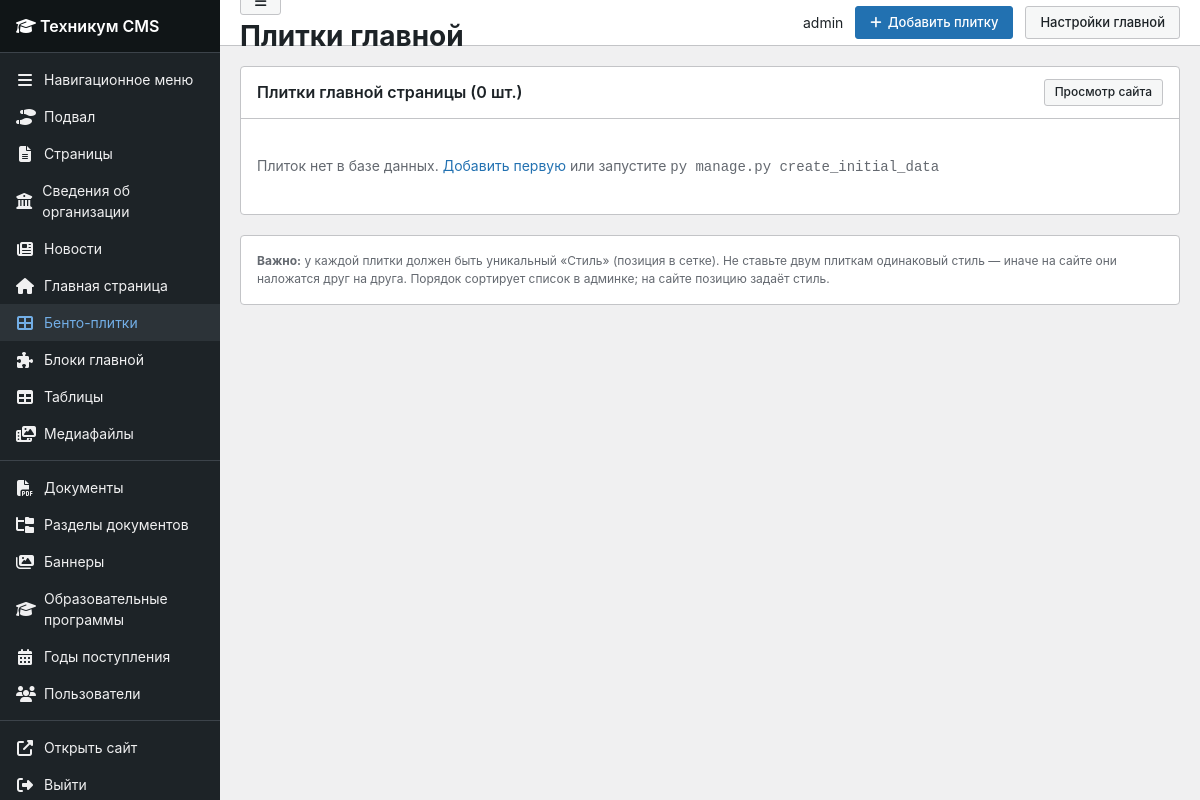
Before: /panel/quicklinks/ (signed in) with the older database file.
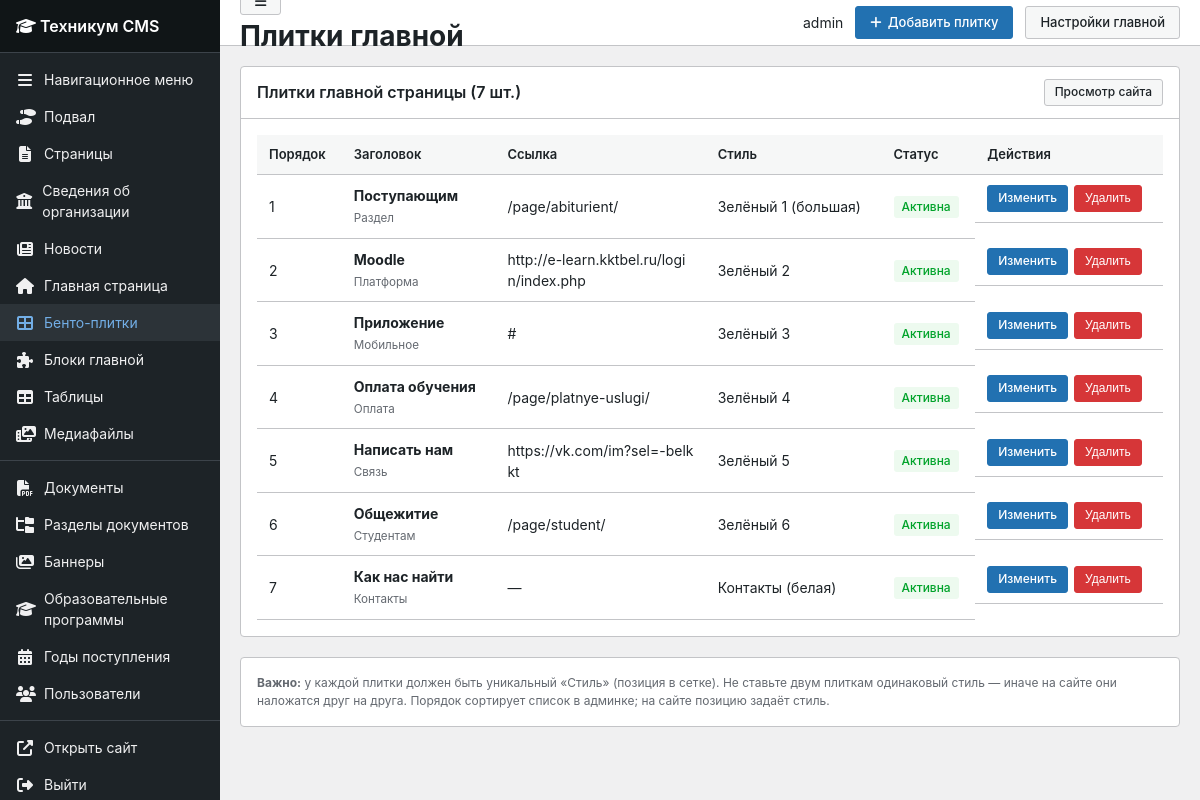
After: the same page with the newer database file.
### cms/models.py (models this page shows, shortened)
class HomeQuickLink(models.Model):
    STYLE_CHOICES = [
        ('bento-g1', 'Зелёный 1 (большая)'),
        ('bento-g2', 'Зелёный 2'),
        ('bento-g3', 'Зелёный 3'),
        ('bento-g4', 'Зелёный 4'),
        ('bento-g5', 'Зелёный 5'),
        ('bento-g6', 'Зелёный 6'),
        ('bento-g7', 'Зелёный 7'),
        ('bento-g8', 'Зелёный 8'),
        ('bento-contacts', 'Контакты (белая)'),
    ]
    label = models.CharField('Подпись', max_length=100, blank=True)
    title = models.CharField('Заголовок', max_length=200)
    description = models.TextField('Описание', blank=True)
    url = models.CharField('Ссылка', max_length=500, blank=True)
    icon = models.CharField('Иконка FontAwesome', max_length=100, default='fas fa-link')
    style = models.CharField('Стиль', max_length=30, choices=STYLE_CHOICES, default='bento-g2')
    is_large = models.BooleanField('Большая плитка', default=False)
    is_contacts = models.BooleanField('Блок контактов', default=False)
    contacts_list = models.TextField(
        'Список контактов (каждая строка: иконка|текст|ссылка)',
        blank=True,
        help_text='Пример: fa-phone|8-988-480-06-92|tel:+79884800692',
    )
    stat_num = models.CharField('Число статистики', max_length=20, blank=True)
    stat_label = models.CharField('Подпись статистики', max_length=100, blank=True)
    order = models.IntegerField('Порядок', default=0)
    is_active = models.BooleanField('Активна', default=True)
    open_in_new_tab = models.BooleanField('Открывать в новой вкладке', default=False)
    class Meta:
        verbose_name = 'Быстрая ссылка'
        verbose_name_plural = 'Быстрые ссылки главной'
        ordering = ['order', 'title']

### cms/panel_views.py (the view)
# urls.py: path('quicklinks/', panel_views.quicklink_list, name='quicklink_list'),
@staff_required
def quicklink_list(request):
    items = HomeQuickLink.objects.order_by('order', 'pk')
    return render(request, 'panel/quicklink_list.html', {
        'items': items,
        'total': items.count(),
        'active_menu': 'quicklinks',
        'title': 'Плитки главной',
    })

### cms/context_processors.py (called while the page is built)
def _dedupe_root_menu(items):
    items = list(items)
    best = {}
    for item in items:
        key = (item.title or '').strip().casefold()
        if not key:
            continue
        children = item.get_children().filter(is_active=True).count()
        score = (1 if item.page_id else 0, children, -item.order, item.pk)
        prev = best.get(key)
        if prev is None or score > prev[1]:
            best[key] = (item.pk, score)
    keep = {pk for pk, _ in best.values()}
    return [item for item in items if item.pk in keep]

def get_root_menu_items():
    menu_items = MenuItem.objects.filter(
        parent=None, is_active=True
    ).order_by('order', 'title')
    return _dedupe_root_menu(menu_items)

def site_context(request):
    homepage = HomePage.load()
    return {
        'site_settings': homepage,
        'menu_items': get_root_menu_items(),
    }

### cms/models.py (called while the page is built)
    @classmethod
    def load(cls):
        obj, created = cls.objects.get_or_create(pk=1)
        return obj

### cms/panel_views.py (called while the page is built)
def staff_required(view_func):
    decorated = login_required(
        user_passes_test(lambda u: u.is_staff)(view_func)
    )
    return decorated

### templates/panel/quicklink_list.html (shortened to what this page needs)
{% extends 'panel/base.html' %}
{% block topbar_actions %}
<a href="{% url 'panel:quicklink_add' %}" class="btn btn-primary"><i class="fas fa-plus"></i> Добавить плитку</a>
<a href="{% url 'panel:homepage' %}" class="btn btn-secondary">Настройки главной</a>
{% endblock %}
{% block content %}
<div class="wp-card">
    <div class="wp-card-header">
        <h2>Плитки главной страницы ({{ total }} шт.)</h2>
        <a href="/" target="_blank" class="btn btn-sm btn-secondary">Просмотр сайта</a>
    </div>
    <div class="wp-card-body">
        {% if items %}
        <table class="wp-table">
            <thead>
                <tr>
                    <th>Порядок</th>
                    <th>Заголовок</th>
                    <th>Ссылка</th>
                    <th>Стиль</th>
                    <th>Статус</th>
                    <th>Действия</th>
                </tr>
            </thead>
            <tbody>
                {% for item in items %}
                <tr>
                    <td>{{ item.order }}</td>
                    <td>
                        <strong>{{ item.title }}</strong>
                        {% if item.label %}<br><small style="color:#646970;">{{ item.label }}</small>{% endif %}
                    </td>
                    <td style="max-width:200px;word-break:break-all;">{{ item.url|default:"—" }}</td>
                    <td>{{ item.get_style_display }}</td>
                    <td>
                        {% if item.is_active %}
                        <span class="badge badge-success">Активна</span>
                        {% else %}
                        <span class="badge badge-draft">Скрыта</span>
                        {% endif %}
                    </td>
                    <td class="actions">
                        <a href="{% url 'panel:quicklink_edit' item.pk %}" class="btn btn-sm btn-primary">Изменить</a>
                        <form method="post" action="{% url 'panel:quicklink_delete' item.pk %}" style="display:inline;" onsubmit="return confirm('Удалить плитку «{{ item.title }}»?');">
                            <button type="submit" class="btn btn-sm btn-danger">Удалить</button>
                        </form>
                    </td>
                </tr>
                {% endfor %}
            </tbody>
        </table>
        {% else %}
        <p style="color:#646970;padding:20px 0;">
            Плиток нет в базе данных. <a href="{% url 'panel:quicklink_add' %}">Добавить первую</a>
            или запустите <code>py manage.py create_initial_data</code>
        </p>
        {% endif %}
    </div>
</div>
<div class="wp-card">
    <div class="wp-card-body">
        <p class="form-help" style="margin:0;">
            <strong>Важно:</strong> у каждой плитки должен быть уникальный «Стиль» (позиция в сетке).
            Не ставьте двум плиткам одинаковый стиль — иначе на сайте они наложатся друг на друга.
            Порядок сортирует список в админке; на сайте позицию задаёт стиль.
        </p>
    </div>
</div>
{% endblock %}

### templates/panel/base.html (shortened to what this page needs)
{% load static %}
<!DOCTYPE html>
<html lang="ru">
<head>
    <link rel="stylesheet" href="https://cdnjs.cloudflare.com/ajax/libs/font-awesome/6.4.0/css/all.min.css">
    <link rel="stylesheet" href="{% static 'panel/admin.css' %}">
</head>
<body class="{% block body_class %}{% endblock %}">
<div class="wp-admin">
    <aside class="wp-sidebar" id="wp-sidebar">
        <div class="wp-sidebar-logo">
            <a href="{% url 'panel:dashboard' %}"><i class="fas fa-graduation-cap"></i> <span>Техникум CMS</span></a>
        </div>
        <ul class="wp-menu">
            <li class="wp-menu-item {% if active_menu == 'menu' %}active{% endif %}">
                <a href="{% url 'panel:menu_list' %}"><i class="fas fa-bars"></i> <span>Навигационное меню</span></a>
            </li>
            <li class="wp-menu-item {% if active_menu == 'footer' %}active{% endif %}">
                <a href="{% url 'panel:footer' %}"><i class="fas fa-shoe-prints"></i> <span>Подвал</span></a>
            </li>
            <li class="wp-menu-item {% if active_menu == 'pages' %}active{% endif %}">
                <a href="{% url 'panel:page_list' %}"><i class="fas fa-file-lines"></i> <span>Страницы</span></a>
            </li>
            <li class="wp-menu-item {% if active_menu == 'organization' %}active{% endif %}">
                <a href="{% url 'panel:organization_hub' %}"><i class="fas fa-building-columns"></i> <span>Сведения об организации</span></a>
            </li>
            <li class="wp-menu-item {% if active_menu == 'news' %}active{% endif %}">
                <a href="{% url 'panel:news_list' %}"><i class="fas fa-newspaper"></i> <span>Новости</span></a>
            </li>
            <li class="wp-menu-item {% if active_menu == 'homepage' %}active{% endif %}">
                <a href="{% url 'panel:homepage' %}"><i class="fas fa-house"></i> <span>Главная страница</span></a>
            </li>
            <li class="wp-menu-item {% if active_menu == 'quicklinks' %}active{% endif %}">
                <a href="{% url 'panel:quicklink_list' %}"><i class="fas fa-th-large"></i> <span>Бенто-плитки</span></a>
            </li>
            <li class="wp-menu-item {% if active_menu == 'homeblocks' %}active{% endif %}">
                <a href="{% url 'panel:homeblock_list' %}"><i class="fas fa-puzzle-piece"></i> <span>Блоки главной</span></a>
            </li>
            <li class="wp-menu-item {% if active_menu == 'tables' %}active{% endif %}">
                <a href="{% url 'panel:table_list' %}"><i class="fas fa-table"></i> <span>Таблицы</span></a>
            </li>
            <li class="wp-menu-item {% if active_menu == 'media' %}active{% endif %}">
                <a href="{% url 'panel:media' %}"><i class="fas fa-photo-film"></i> <span>Медиафайлы</span></a>
            </li>
            <li class="wp-menu-separator"></li>
            <li class="wp-menu-item {% if active_menu == 'documents' %}active{% endif %}">
                <a href="{% url 'panel:document_list' %}"><i class="fas fa-file-pdf"></i> <span>Документы</span></a>
            </li>
            <li class="wp-menu-item {% if active_menu == 'docsections' %}active{% endif %}">
                <a href="{% url 'panel:docsection_list' %}"><i class="fas fa-folder-tree"></i> <span>Разделы документов</span></a>
            </li>
            <li class="wp-menu-item {% if active_menu == 'banners' %}active{% endif %}">
                <a href="{% url 'panel:banner_list' %}"><i class="fas fa-images"></i> <span>Баннеры</span></a>
            </li>
            <li class="wp-menu-item {% if active_menu == 'programs' %}active{% endif %}">
                <a href="{% url 'panel:program_list' %}"><i class="fas fa-graduation-cap"></i> <span>Образовательные программы</span></a>
            </li>
            <li class="wp-menu-item {% if active_menu == 'admission_years' %}active{% endif %}">
                <a href="{% url 'panel:admission_year_list' %}"><i class="fas fa-calendar-alt"></i> <span>Годы поступления</span></a>
            </li>
            {% if request.user.is_superuser %}
            <li class="wp-menu-item {% if active_menu == 'users' %}active{% endif %}">
                <a href="{% url 'panel:user_list' %}"><i class="fas fa-users"></i> <span>Пользователи</span></a>
            </li>
            {% endif %}
            <li class="wp-menu-separator"></li>
            <li class="wp-menu-item">
                <a href="/" target="_blank"><i class="fas fa-external-link-alt"></i> <span>Открыть сайт</span></a>
            </li>
            <li class="wp-menu-item">
                <a href="{% url 'panel:logout' %}"><i class="fas fa-right-from-bracket"></i> <span>Выйти</span></a>
            </li>
        </ul>
    </aside>
    <div class="wp-main">
        <header class="wp-topbar">
            <div class="wp-topbar-left">
                <button type="button" class="btn btn-secondary btn-sidebar-toggle" id="btn-sidebar-toggle" title="Свернуть / развернуть меню" aria-label="Свернуть меню">
                    <i class="fas fa-bars"></i>
                </button>
                <h1>{{ title|default:"Панель управления" }}</h1>
            </div>
            <div class="wp-topbar-actions">
                <span>{{ request.user.get_full_name|default:request.user.username }}</span>
                {% block topbar_actions %}{% endblock %}
            </div>
        </header>
        <div class="wp-content">
            {% block content %}{% endblock %}
        </div>
    </div>
</div>
</body>
</html>

### static/panel/admin.css (style rules this page uses)
:root { --wp-sidebar: #1d2327; --wp-sidebar-hover: #2c3338; --wp-accent: #2271b1; --wp-accent-hover: #135e96; --wp-green: #00a32a; --wp-border: #c3c4c7; --wp-bg: #f0f0f1; --wp-text: #1d2327; --wp-muted: #646970; --sidebar-width: 220px; --topbar-height: 46px; }
* { margin: 0; padding: 0; box-sizing: border-box; }
body { font-family: -apple-system, BlinkMacSystemFont, "Segoe UI", Roboto, Oxygen-Sans, Ubuntu, Cantarell, "Helvetica Neue", sans-serif; font-size: 14px; color: var(--wp-text); background: var(--wp-bg); line-height: 1.5; }
a { color: var(--wp-accent); text-decoration: none; }
.wp-admin { display: flex; min-height: 100vh; }
.wp-sidebar { width: var(--sidebar-width); background: var(--wp-sidebar); color: #f0f0f1; position: fixed; top: 0; left: 0; bottom: 0; overflow-y: auto; z-index: 100; }
.wp-sidebar-logo { padding: 14px 16px; font-size: 16px; font-weight: 600; border-bottom: 1px solid #3c434a; background: #101517; }
.wp-sidebar-logo a { color: #fff; }
.wp-menu { list-style: none; padding: 8px 0; }
.wp-menu-item a { display: flex; align-items: center; gap: 10px; padding: 8px 16px; color: #f0f0f1; transition: background 0.15s; }
.wp-menu-item a:hover, .wp-menu-item.active a { background: var(--wp-sidebar-hover); color: #72aee6; }
.wp-menu-item i { width: 18px; text-align: center; font-size: 16px; }
.wp-menu-separator { height: 1px; background: #3c434a; margin: 8px 0; }
.wp-main { flex: 1; margin-left: var(--sidebar-width); min-height: 100vh; }
.wp-topbar { height: var(--topbar-height); background: #fff; border-bottom: 1px solid var(--wp-border); display: flex; align-items: center; justify-content: space-between; padding: 0 20px; position: sticky; top: 0; z-index: 50; }
.wp-topbar-actions { display: flex; align-items: center; gap: 12px; }
.wp-content { padding: 20px; max-width: 1200px; }
.wp-card { background: #fff; border: 1px solid var(--wp-border); border-radius: 4px; margin-bottom: 20px; }
.wp-card-header { padding: 12px 16px; border-bottom: 1px solid var(--wp-border); display: flex; align-items: center; justify-content: space-between; }
.wp-card-header h2 { font-size: 16px; font-weight: 600; }
.wp-card-body { padding: 16px; }
.wp-table { width: 100%; border-collapse: collapse; }
.wp-table th, .wp-table td { padding: 10px 12px; text-align: left; border-bottom: 1px solid var(--wp-border); }
.wp-table th { background: #f6f7f7; font-weight: 600; font-size: 13px; }
.wp-table .actions { display: flex; gap: 6px; flex-wrap: wrap; }
.btn { display: inline-flex; align-items: center; gap: 6px; padding: 6px 14px; border: 1px solid transparent; border-radius: 3px; font-size: 13px; font-weight: 500; cursor: pointer; text-decoration: none; line-height: 1.4; transition: all 0.15s; }
.btn-primary { background: var(--wp-accent); color: #fff; border-color: var(--wp-accent); }
.btn-secondary { background: #f6f7f7; color: var(--wp-text); border-color: var(--wp-border); }
.btn-danger { background: #d63638; color: #fff; border-color: #d63638; }
.btn-sm { padding: 4px 10px; font-size: 12px; }
.form-help { font-size: 12px; color: var(--wp-muted); margin-top: 4px; }
.badge { display: inline-block; padding: 2px 8px; border-radius: 3px; font-size: 12px; font-weight: 500; }
.badge-success { background: #edfaef; color: var(--wp-green); }
.wp-card-header { display: flex; align-items: center; justify-content: space-between; gap: 12px; flex-wrap: wrap; }

Changed rows visible on the page:
added HomeQuickLink: order "1", title "Поступающим", label "Раздел", url "/page/abiturient/", style "Зелёный 1 (большая)", is_active "Активна"
added HomeQuickLink: order "2", title "Moodle", label "Платформа", url "http://e-learn.kktbel.ru/login/index.php", style "Зелёный 2", is_active "Активна"
added HomeQuickLink: order "3", title "Приложение", label "Мобильное", url "#", style "Зелёный 3", is_active "Активна"
added HomeQuickLink: order "4", title "Оплата обучения", label "Оплата", url "/page/platnye-uslugi/", style "Зелёный 4", is_active "Активна"
added HomeQuickLink: order "5", title "Написать нам", label "Связь", url "https://vk.com/im?sel=-belkkt", style "Зелёный 5", is_active "Активна"
added HomeQuickLink: order "6", title "Общежитие", label "Студентам", url "/page/student/", style "Зелёный 6", is_active "Активна"
added HomeQuickLink: order "7", title "Как нас найти", label "Контакты", url "—", style "Контакты (белая)", is_active "Активна"
Other visible differences:
{{ total }}: "0" → "7"
text no longer shown: "Плиток нет в базе данных. Добавить первую или запустите py manage.py create_initial_data"
text now shown: "Порядок Заголовок Ссылка Стиль Статус Действия"
